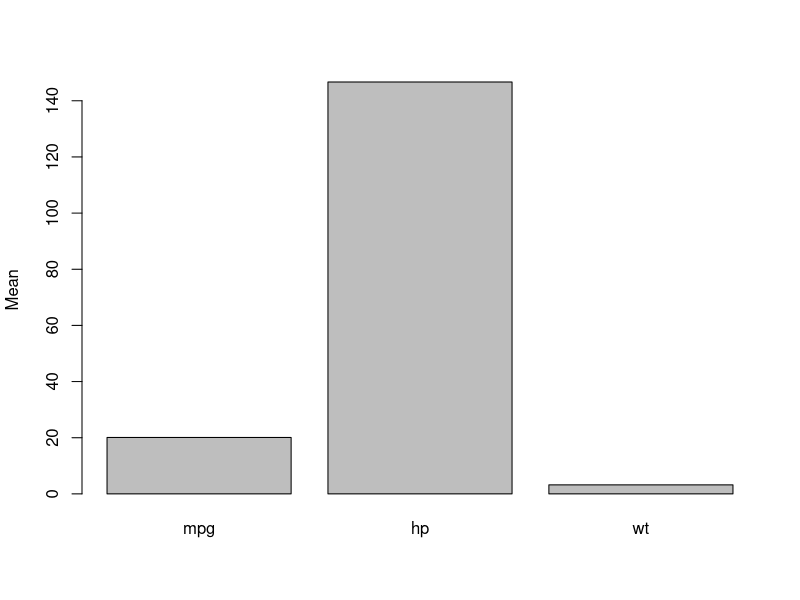

Recreate this plot in R.
mystats <- function(x, na.omit=FALSE){
  if (na.omit)
    x <- x[!is.na(x)]
  m <- mean(x)
  n <- length(x)
  s <- sd(x)
  skew <- sum((x-m)^3/s^3)/n
  kurt <- sum((x-m)^4/s^4)/n - 3
  return(c(n=n, mean=m, stdev=s, skew=skew, kurtosis=kurt))
}

options(digits=2)
x <- sapply(mtcars[c("mpg", "hp", "wt")], mystats)
mean_x <- x[2,]
barplot(mean_x, ylab="Mean")




